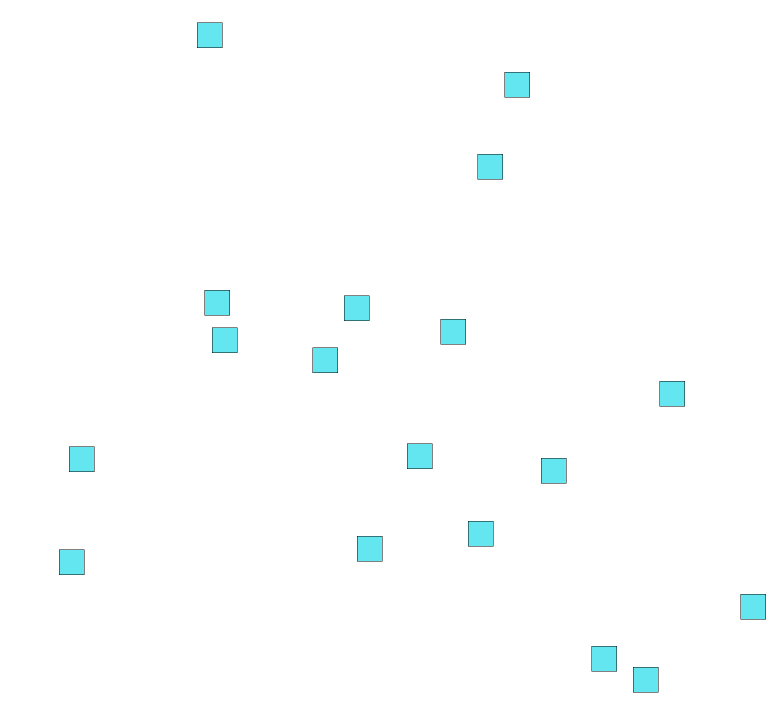
#> input picture test1.PNG, 1551 x 1448 px (shown at 1/2 size); its folder holds only this picture in this run
$ python -i ImageProcessing.py   (imports and definitions only)
#> lines starting #> are read from the running program, lines starting #| are printed output that depends on the picture; after the words box and inside, x2 and y2 are one past the last pixel; in counts of white or black regions, pixels touching at a corner belong together
#> further down, picture is the input picture: shape (1448, 1551, 3); mean B, G, R 254.3, 254.1, 251.6
#python -m streamlit run ImageProcessing.py
from .cv2 import *
import numpy as np
import streamlit as st
#from cv2 import dnn_superres
import imutils
import zipfile
import os
# [163 lines left out: functions show, changePJ, changeJP, radioF, downloadimg, downloadzip and 5 more, not called in this run]
def Object_counting(image):
    try:
        gray = cv2.cvtColor(image, cv2.COLOR_BGR2GRAY)
        blurred = cv2.GaussianBlur(gray, (3, 3), 0)
        edged = cv2.Canny(blurred, 50, 130)
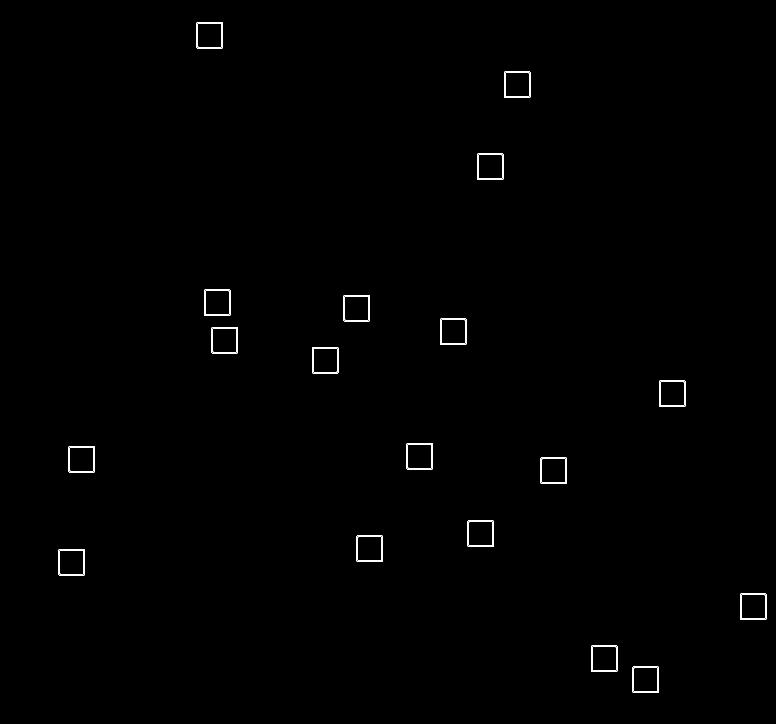
#> edged: shape (1448, 1551) (shown at 1/2 size); 0.32% white in thin lines or dots, all inside (x1, y1, x2, y2) = (117, 44, 1533, 1386)
        #cv2.imshow('edged', edged)
        cnts = cv2.findContours(edged.copy(), cv2.RETR_EXTERNAL,
                                cv2.CHAIN_APPROX_SIMPLE)
#> cnts = 18 contours; largest, box (x1, y1, x2, y2) and area: (1265, 1333, 1318, 1386) 2702, (1182, 1291, 1235, 1344) 2702, (1480, 1187, 1533, 1240) 2702, (117, 1098, 170, 1151) 2702, (713, 1071, 766, 1124) 2702
        cnts = imutils.grab_contours(cnts)
        total = 0
        for c in cnts:
            if cv2.contourArea(c) < 25:
                continue
            cv2.drawContours(image, [c], -1, (204, 0, 255), 2)
            total += 1
#> this loop made 18 passes
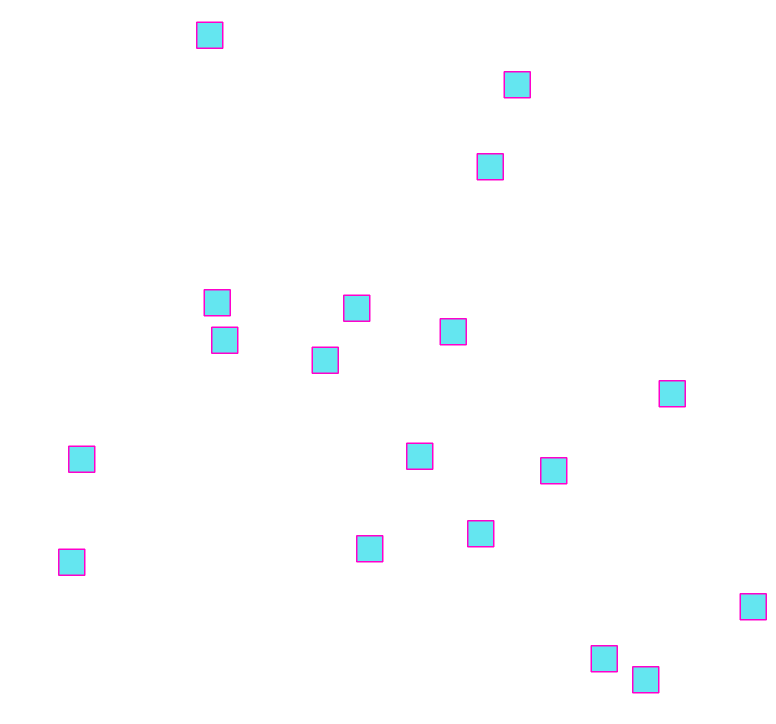
#> image: shape (1448, 1551, 3) (shown at 1/2 size); 0.5% of pixels changed, all inside (x1, y1, x2, y2) = (116, 43, 1534, 1387)
#> after the loop, total = 18
        st.success("There are %s objects in the picture"%(total))
#> (this line was passed over: streamlit is not available in this run)
        st.image(edged)
#> (this line was passed over: streamlit is not available in this run)
    except:
        st.error("Please upload a picture")
# [4 lines not run here, left out]

>>> import cv2
>>> picture = cv2.imread('test1.PNG')
>>> result = Object_counting(picture)
